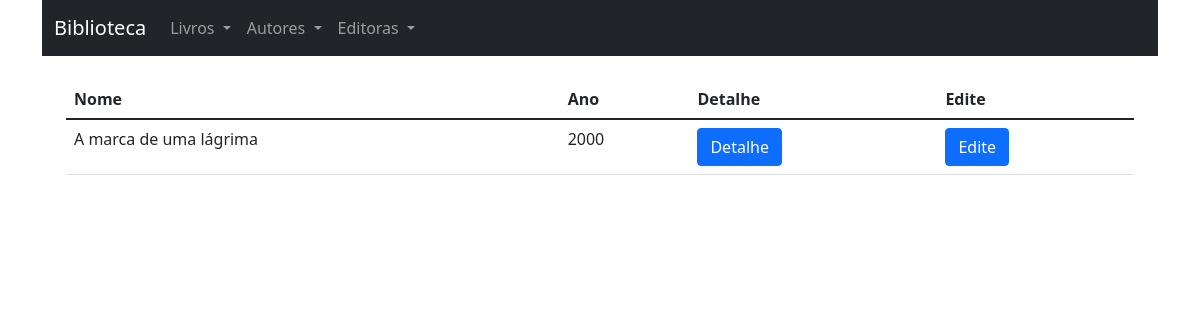
The app's page /livro/my-livros/, older data.
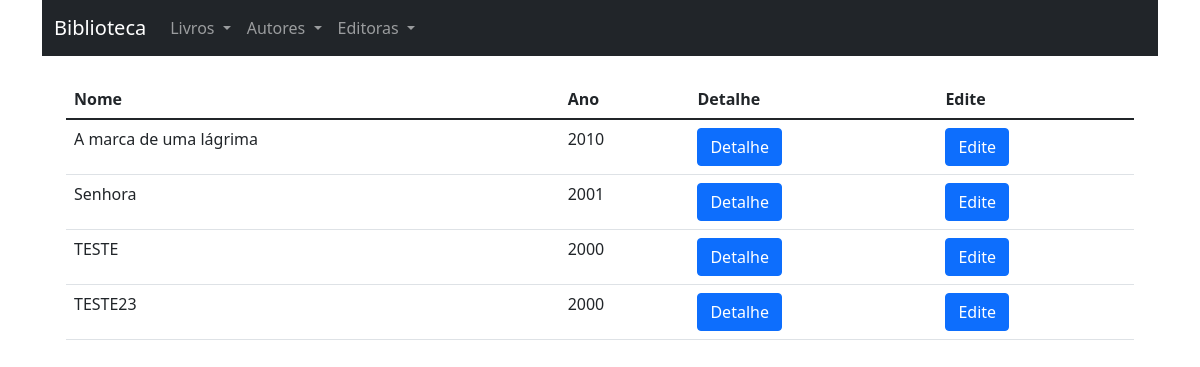
The same page, newer data.
### livro/models.py (models this page shows, shortened)
class Livro(models.Model):
    nome_livro = models.CharField('nome_livro',max_length=255)
    ano_lancamento = models.CharField('ano_lancamento', max_length=20)
    class Meta:
        db_table = 'livro'

### livro/views.py (the view)
class LivrosView(ListView):
    model = Livro
    template_name = 'my-livros.html'

### livro/templates/my-livros.html
{% extends 'base.html' %}
{% block content %}
<div class="container p-4">
   <table class="table">
       <thead>
            <tr>
                <th>Nome</th>
                <th>Ano</th>
                <th>Detalhe</th>
                <th>Edite</th>
            </tr>
       </thead>
       <tbody>
            {% for livro in object_list %}
                <tr>
                    <td>{{ livro.nome_livro }}</td>
                    <td>{{ livro.ano_lancamento }}</td>
                    <td><a class="btn btn-primary" href="/livro/livro-detail-by-id/{{livro.id}}">Detalhe</a></td>
                    <td><a class="btn btn-primary" href="/livro/livro-update-by-id/{{livro.id}}">Edite</a></td>
                </tr>
            {% empty %}
                <tr><td>Sem livros registrados</td></tr>
            {% endfor %}
       </tbody>
   </table>
</div>
{% endblock %}

### templates/base.html (shortened to what this page needs)
{% load static %}
<html>
<head>
    {% include "header.html" %}
</head>
<body>
<div class="container">
    <nav class="navbar navbar-expand-lg navbar-dark bg-dark">
        <div class="container-fluid">
            <a class="navbar-brand" href="/">Biblioteca</a>
            <div class="collapse navbar-collapse" id="navbarNavDarkDropdown">
                <ul class="navbar-nav">
                    <li class="nav-item dropdown">
                        <a class="nav-link dropdown-toggle" href="#" id="navbarDarkDropdownMenuLink" role="button"
                           data-bs-toggle="dropdown" aria-expanded="false">
                            Livros
                        </a>
                    </li>
                    <li class="nav-item dropdown">
                        <a class="nav-link dropdown-toggle" href="#" id="navbarDarkDropdownMenuLink" role="button"
                           data-bs-toggle="dropdown" aria-expanded="false">
                            Autores
                        </a>
                    </li>
                    <li class="nav-item dropdown">
                        <a class="nav-link dropdown-toggle" href="#" id="navbarDarkDropdownMenuLink" role="button"
                           data-bs-toggle="dropdown" aria-expanded="false">
                            Editoras
                        </a>
                    </li>
                </ul>
            </div>
        </div>
    </nav>
    {% block content %}{% endblock %}
</div>
</body>
</html>

### templates/header.html (shortened to what this page needs)
{% load static %}
<html>
<head>
    <link href="{% static 'css/index.css' %}" rel="stylesheet">
</head>

### templates/footer.html (shortened to what this page needs)
{% load static %}

Row changes from the older to the newer data that the page shows:
changed Livro "A marca de uma lágrima": ano_lancamento "2000" → "2010"
added Livro: nome_livro "Senhora", ano_lancamento "2001"
added Livro: nome_livro "TESTE", ano_lancamento "2000"
added Livro: nome_livro "TESTE23", ano_lancamento "2000"
